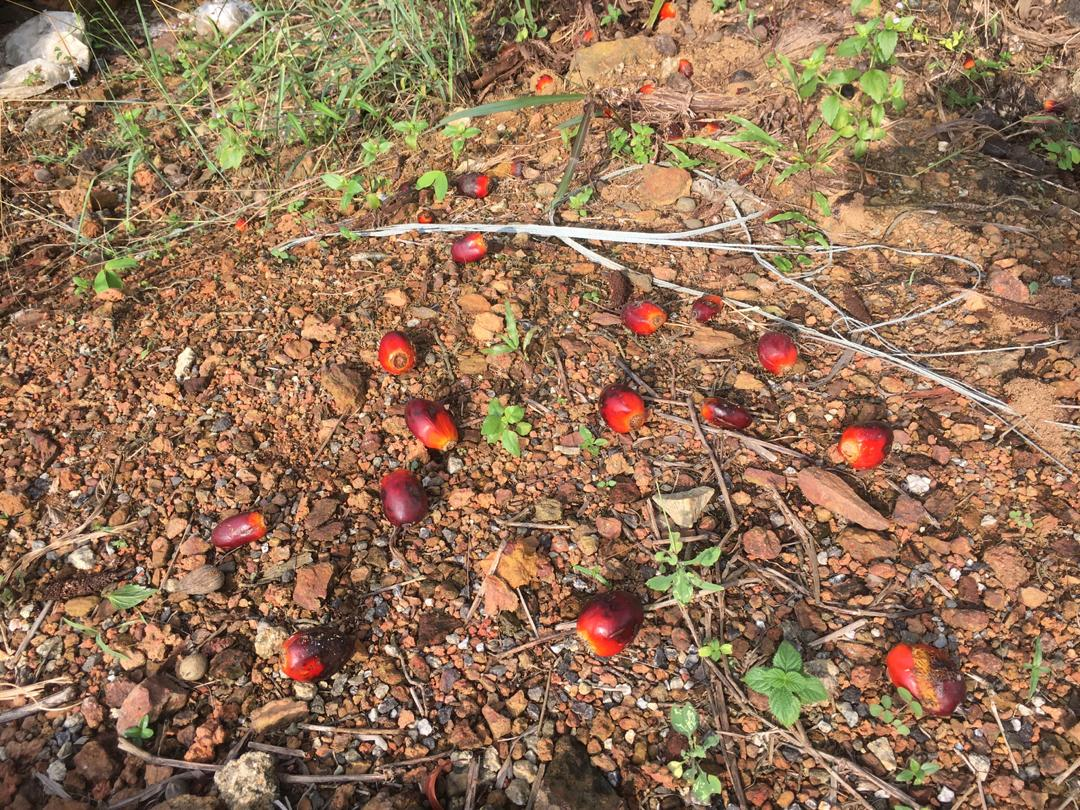
#> input picture PYTHON CODE/scripts/full_image/imej1.jpeg, 1080 x 810 px
$ python rotate.py --image full_image/imej1.jpeg --raw full_image/imej2.jpeg
#> lines starting #> are read from the running program, lines starting #| are printed output that depends on the picture
import numpy as np
import argparse
import imutils
import cv2
import os

count = 1

ap = argparse.ArgumentParser()
ap.add_argument("-i", "--image", required = True, help = "Path to the image")
ap.add_argument("-r", "--raw", required=True, help="Path to save the image")
args = vars(ap.parse_args())


image = cv2.imread(args["image"])
#> image is the input picture: shape (810, 1080, 3); mean B, G, R 88.1, 115.2, 148
cv2.imshow("Original", image)

(h, w) = image.shape[:2]
#> h = 810; w = 1080
center = (w // 2, h // 2)
#> center = (540, 405)

M = cv2.getRotationMatrix2D(center, 45, 1.0)
rotated = cv2.warpAffine(image, M, (w, h))
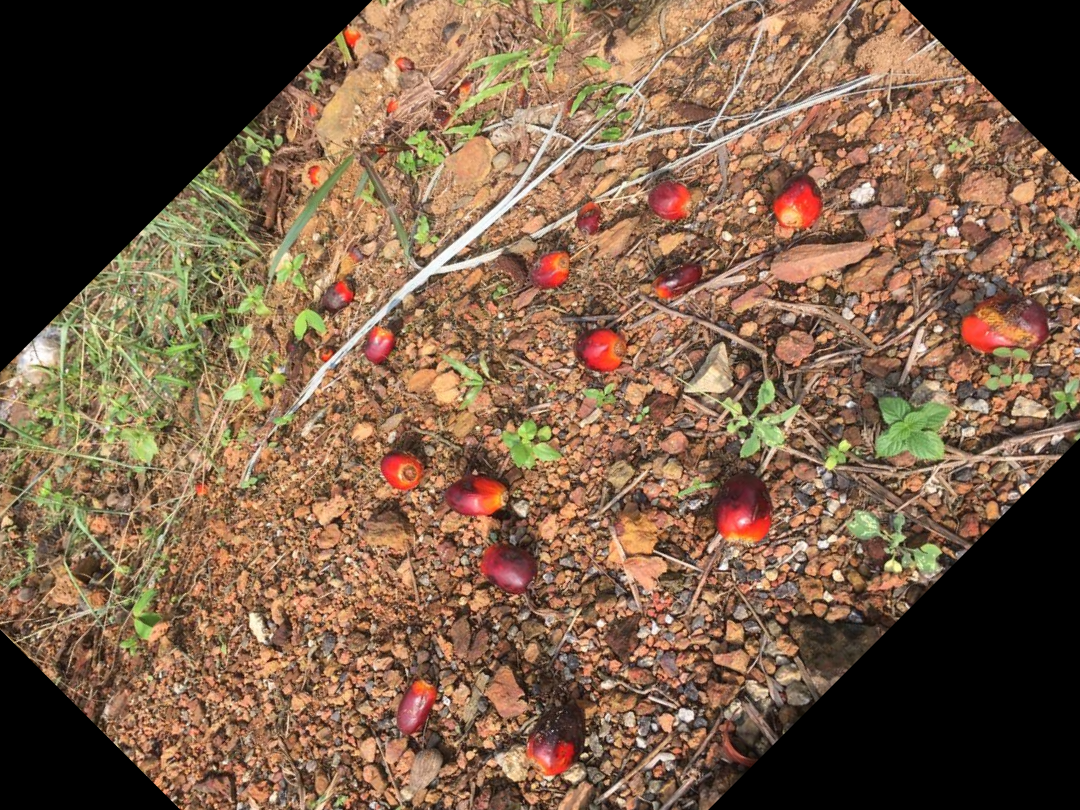
#> rotated: shape (810, 1080, 3); mean B, G, R 71.7, 94.3, 122.4
cv2.imshow("Rotated by 45 Degrees", rotated)

dirPath = os.path.sep.join([args["raw"]])
if not os.path.exists(dirPath):
    os.makedirs(dirPath)

p = os.path.sep.join([dirPath, "{}.png".format(str(count).zfill(6))])
cv2.imwrite(p, rotated)


# M = cv2.getRotationMatrix2D(center, -90, 1.0)
# rotated = cv2.warpAffine(image, M, (w, h))
# cv2.imshow("Rotated by -90 Degrees", rotated)

$ run again, on PYTHON CODE/scripts/full_image/imej3.jpeg
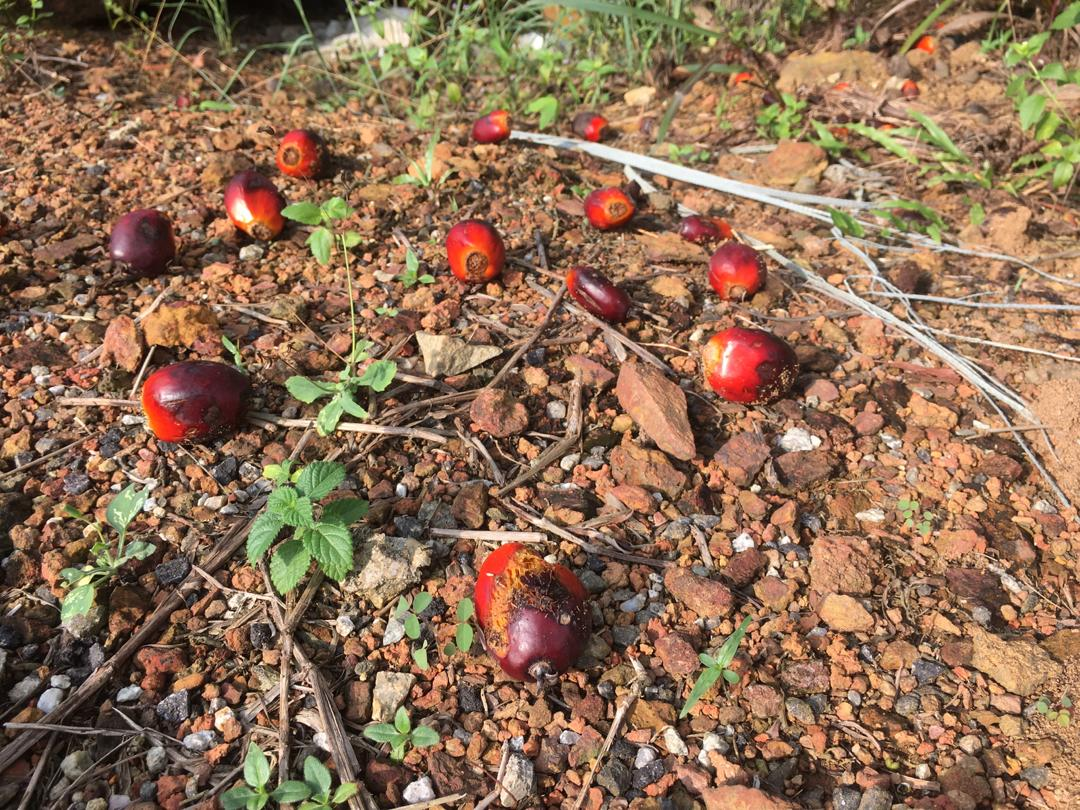
#> input picture PYTHON CODE/scripts/full_image/imej3.jpeg, 1080 x 810 px
#> image is the input picture: shape (810, 1080, 3); mean B, G, R 84.8, 110.8, 142.3
#> `rotated = cv2.warpAffine(image, M, (w, h))`:
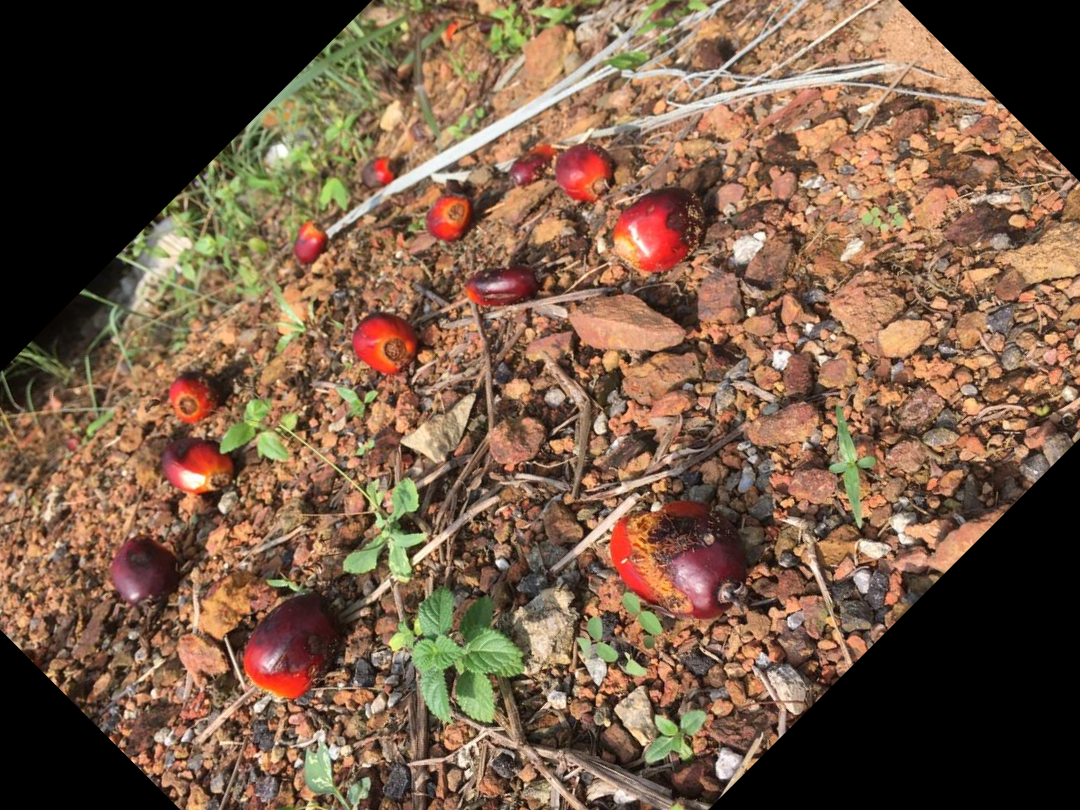
#> rotated: shape (810, 1080, 3); mean B, G, R 69.3, 90.2, 117.1

$ run again, on PYTHON CODE/scripts/full_image/imej4.jpeg
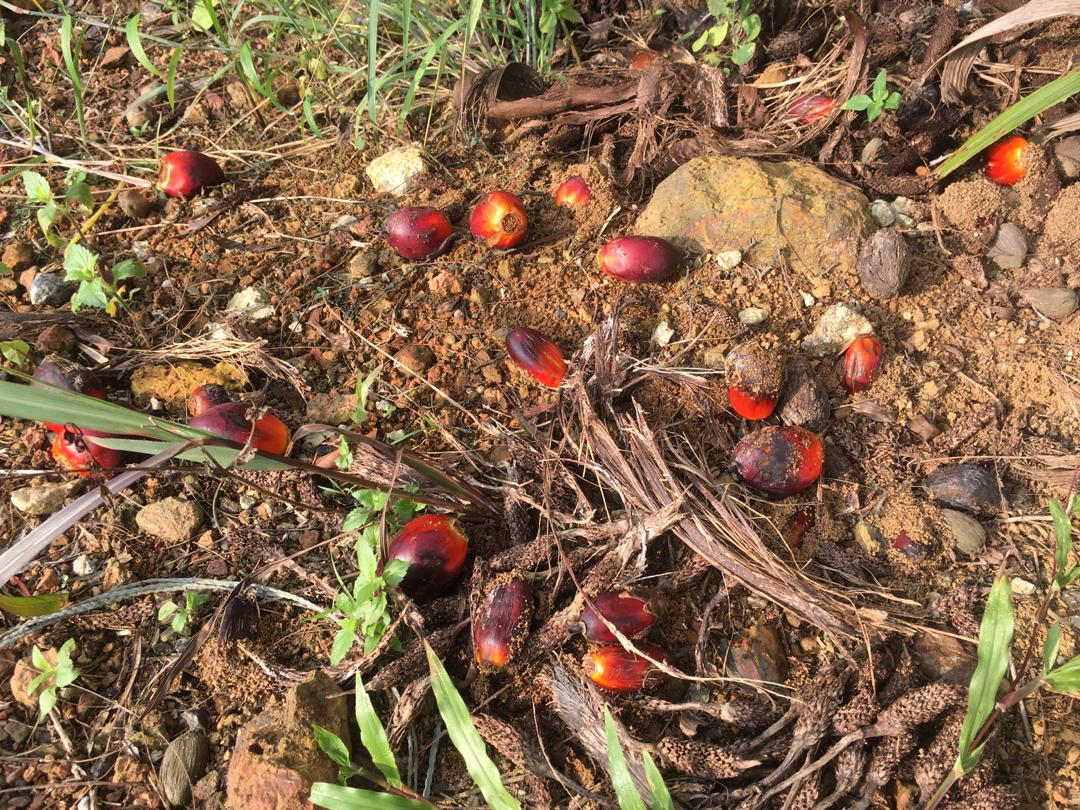
#> input picture PYTHON CODE/scripts/full_image/imej4.jpeg, 1080 x 810 px
#> image is the input picture: shape (810, 1080, 3); mean B, G, R 76.5, 104.2, 134.3
#> `rotated = cv2.warpAffine(image, M, (w, h))`:
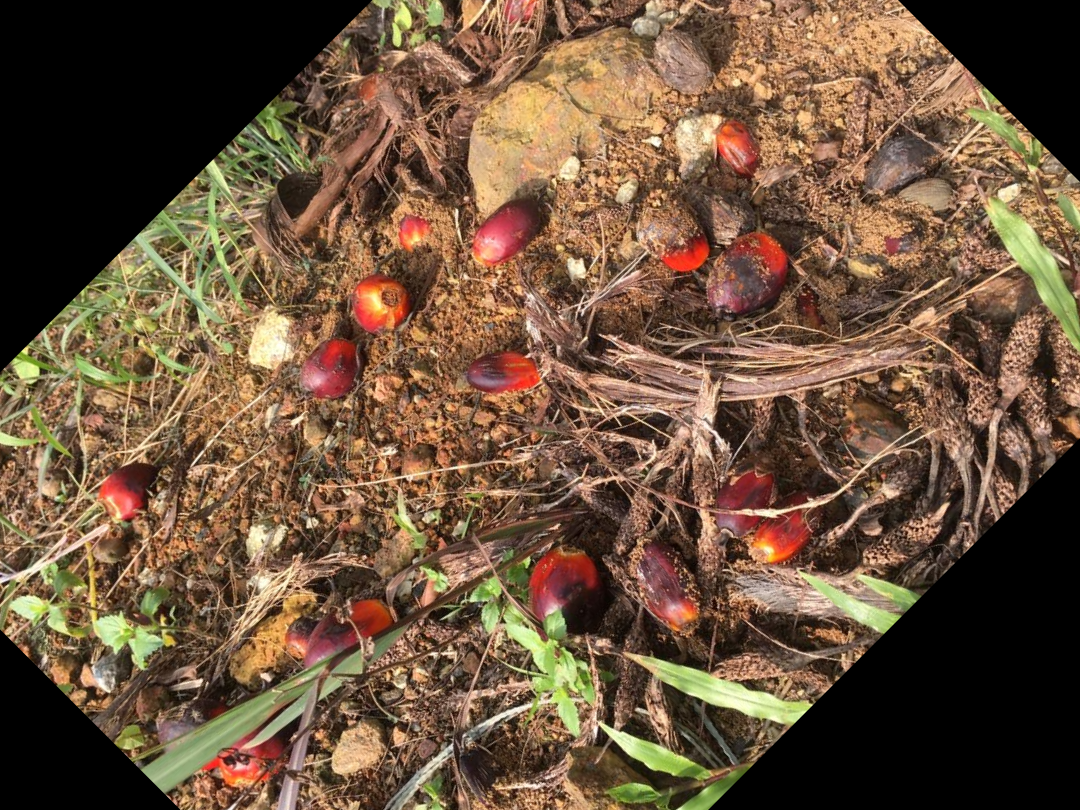
#> rotated: shape (810, 1080, 3); mean B, G, R 61.3, 83.5, 108.2

$ run again, on PYTHON CODE/scripts/full_image/imej5.jpeg
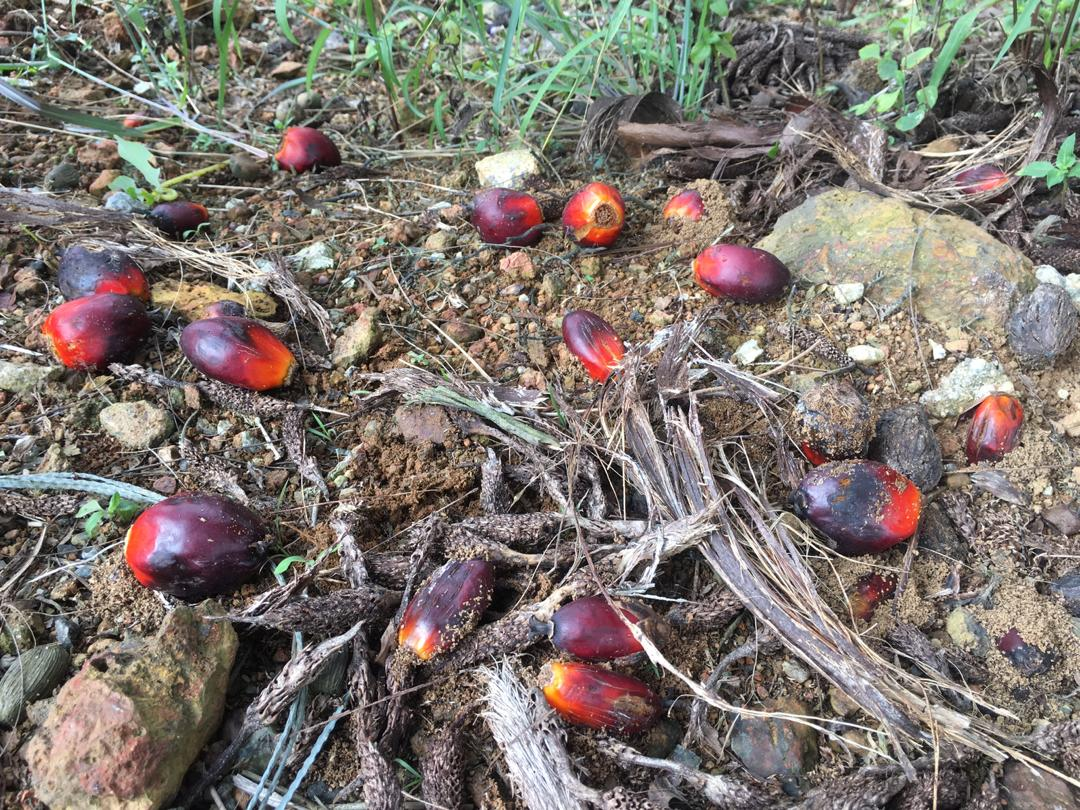
#> input picture PYTHON CODE/scripts/full_image/imej5.jpeg, 1080 x 810 px
#> image is the input picture: shape (810, 1080, 3); mean B, G, R 111, 117.5, 126
#> `rotated = cv2.warpAffine(image, M, (w, h))`:
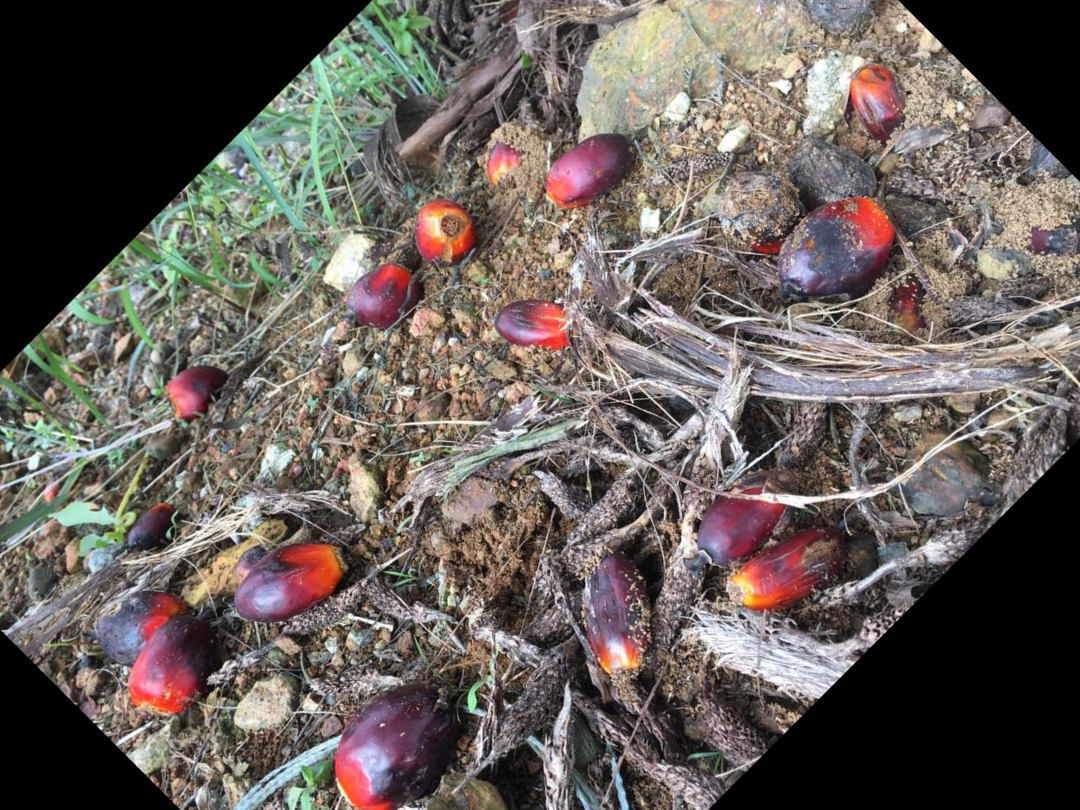
#> rotated: shape (810, 1080, 3); mean B, G, R 89.5, 94.3, 102.5
